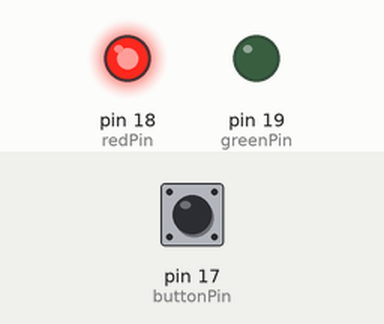
The sketch below on a simulated Arduino Uno, built with avr-gcc and run on an emulated ATmega328P. Parts: output pins drawn as LEDs (lit = HIGH). The test bench sets the inputs (shaded band); at power-on: pin 17 (buttonPin) HIGH.

Above: at 1.2 s.
1.3 s: pin 17 (buttonPin) pulled LOW for 0.15 s
At 1.9 s:
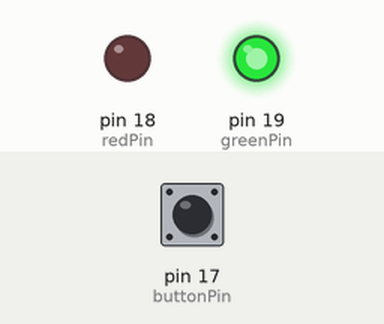
4.4 s: pin 17 (buttonPin) pulled LOW for 1 s
At 7.7 s:
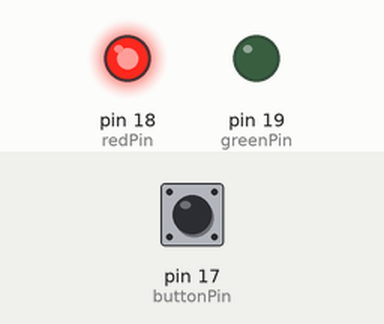
8.4 s: pin 17 (buttonPin) pulled LOW for 3.2 s
At 9.7 s:
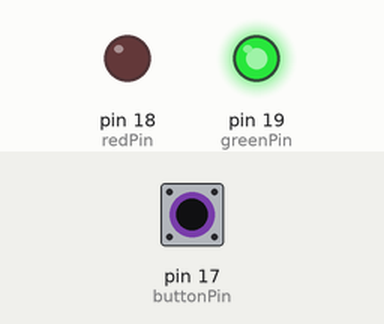
Timing chart, 0 to 15.9 s (numbered marks = the images above; inputs shaded):
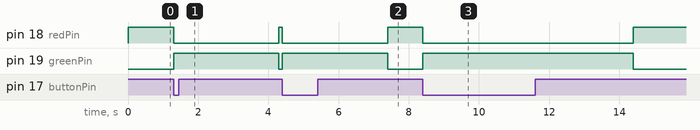

Measured:
- after the input at 1.3 s, pin 18 (redPin): HIGH → LOW at once, → HIGH 3.0 s later; pin 19 (greenPin): LOW → HIGH at once, → LOW 3.0 s later
- after the input at 4.4 s, pin 18 (redPin): HIGH → LOW at once, → HIGH 3.0 s later; pin 19 (greenPin): LOW → HIGH at once, → LOW 3.0 s later
- after the input at 8.4 s, pin 18 (redPin): HIGH → LOW at once, → HIGH 6.0 s later; pin 19 (greenPin): LOW → HIGH at once, → LOW 6.0 s later

The sketch:

RevivalButton_LED.ino
```cpp
const int buttonPin = 17;

const int redPin = 18;
const int greenPin = 19;

unsigned long lastFlash = 0;
bool redState = false;

bool deadSignal = false;

unsigned long greenStart = 0;
bool greenActive = false;

void setup() {
  pinMode(buttonPin, INPUT_PULLUP); // internal pull-up resistor

  pinMode(redPin, OUTPUT);
  pinMode(greenPin, OUTPUT);
}

void loop() {
  int buttonState = digitalRead(buttonPin);

  if (deadSignal){
    if (millis() - lastFlash >= 300){
      lastFlash = millis();
      redState = !redState;
      digitalWrite(redPin, redState);
    }
  	digitalWrite(greenPin, LOW);
    return;
  }

  if (greenActive) {
    if (millis() - greenStart < 3000) {
      digitalWrite(redPin, LOW);
      digitalWrite(greenPin, HIGH);
      return;
    } else {
      greenActive = false;
    }
  }

  if (buttonState == LOW) {
    // Button pressed
    greenActive = true;
    greenStart = millis();

    digitalWrite(redPin, LOW);
    digitalWrite(greenPin, HIGH);
    return;
  }

  digitalWrite(redPin, HIGH);
  digitalWrite(greenPin, LOW);
}
```
